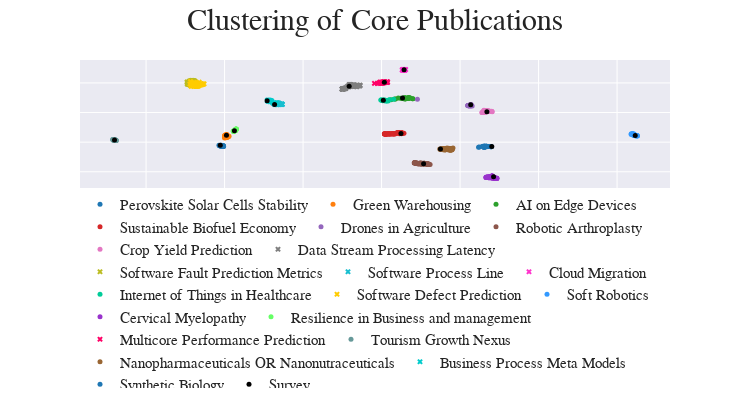

This figure's notebook cell:
### Code cell
plot_df["abstract"] = plot_df["abstract"].astype(str).str.wrap(150)
plot_df["abstract"] = plot_df["abstract"].apply(lambda x: x.replace("\n", "<br>"))
plot_df["abstract"] = plot_df["abstract"].apply(lambda x: shorten(x, width=600))
fig = px.scatter(
    plot_df[(plot_df["label"] != "Survey")],
    x="x",
    y="y",
    color="label",
    # hover_data=["label", "cluster", "pub_id", "survey_group","Title"],
    hover_data=["title", "abstract"],
    labels={"label": "Topic"},
    color_discrete_sequence=COLORS,
)

# Add survey 
fig.add_trace(
    go.Scatter(
        x=plot_df[plot_df["label"] == "Survey"]["x"],
        y=plot_df[plot_df["label"] == "Survey"]["y"],
        mode="markers",
        marker=dict(color="black"),
        name="Survey",
        hoverinfo="text",
        text=plot_df[plot_df["label"] == "Survey"]["survey_group"],
    )
)
fig.update_traces(marker_size=5)
fig.update_layout(
    title="Clustering of Core Publications",
    **PLOT_CONFIGS, legend_orientation="h", legend_y=0,
    xaxis_showticklabels=False,
    yaxis_showticklabels=False,

)

# update markers of traces that has SLR topics
for i in SLR_TOPICS:
    fig.for_each_trace(
        lambda trace: trace.update(marker=dict(symbol="x") if trace.name == i else {})
    )
fig.show()
# pio.write_image(fig, "LitQEval-report/pics/umap_clustering.pdf", width=1250)
